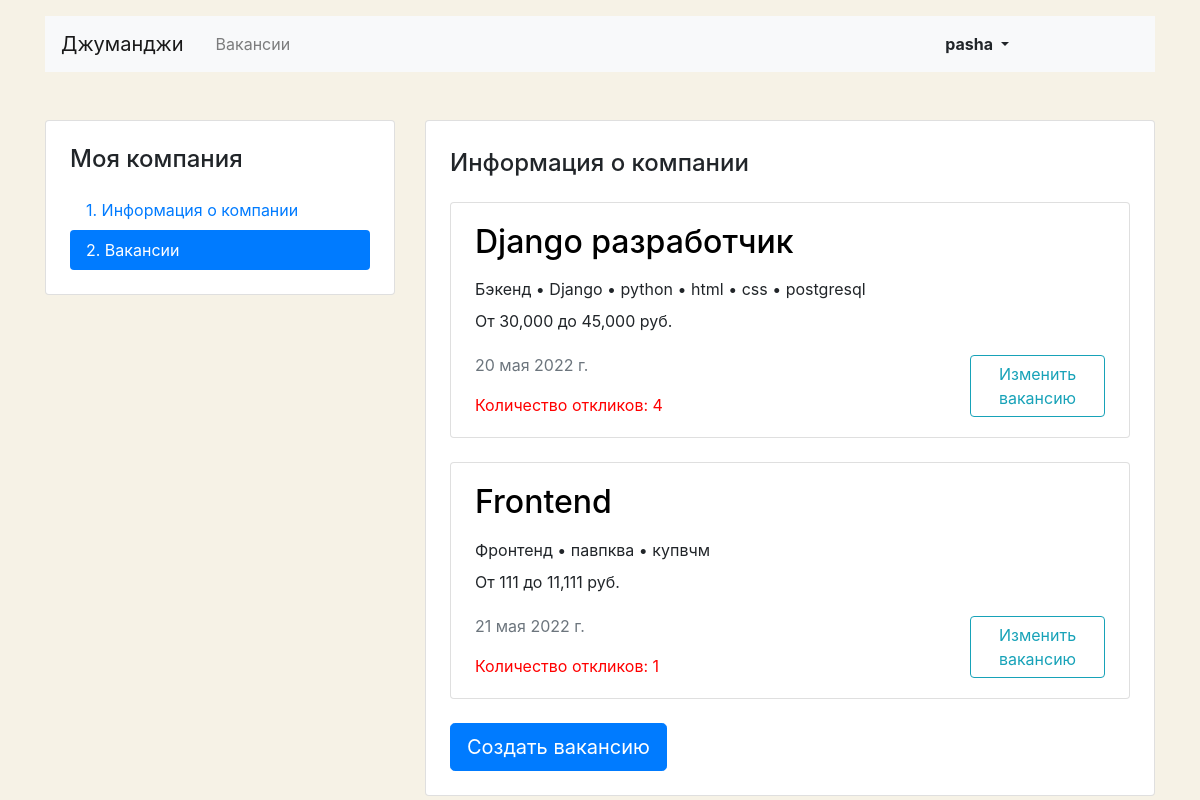
Screenshot of /mycompany/vacancies/ (signed in) with the database file from the repository.
### Jobs/models.py (models this page shows, shortened)
class User(AbstractUser):
    pass

class Vacansy(models.Model):
    title = models.CharField(max_length=64)
    specialty = models.ForeignKey(Specialty, on_delete=models.CASCADE, related_name='vacancies')
    company = models.ForeignKey(Company, on_delete=models.CASCADE, related_name='vacancies')
    skills = models.TextField()
    description = models.TextField()
    salary_min = models.IntegerField()
    salary_max = models.IntegerField()
    published_at = models.DateField(auto_now=False, auto_now_add=True)

class Specialty(models.Model):
    code = models.CharField(max_length=64)
    title = models.CharField(max_length=64)
    picture = models.ImageField(upload_to=MEDIA_SPECIALITY_IMAGE_DIR, default='https://place-hold.it/100x60')

### Jobs/companies/views.py (the view)
# urls.py: path('vacancies/', CompanyVacancies.as_view(), name='company_vacancies'),
class CompanyVacancies(ListView):
    template_name = 'companies/company_vacancies.html'
    def get(self, request, *args, **kwargs):
        vacancies = Vacansy.objects\
                                    .filter(company=request.user.company)\
                                    .select_related('specialty')\
                                    .annotate(apps=Count('applications'))
        return render(request, 'companies/company_vacancies.html', context={'vacancies': vacancies})

### Jobs/templatetags/mytags.py (called while the page is built)
@register.filter
@stringfilter
def num_space(value):
    return intcomma(value)

@register.filter
def get_skills(value):
    value = re.sub(r"\s+", u",", value)
    skills = value.split(',')
    return skills

### JorbJobs/templates/companies/company_vacancies.html (shortened to what this page needs)
{% extends 'base.html' %}
{% load mytags %}
{% block content %}
    <div class="row mt-5">
      <div class="col-12 col-lg-4">
        <aside class="pt-3 pb-4 px-4 mb-5 card">
          <h1 class="h4 pt-2 pb-2">Моя компания</h1>
          <div class="nav flex-column nav-pills">
            <a class="nav-link" href="{% url 'my_company' %}">1. Информация о&nbsp;компании</a>
            <a class="nav-link active" href="#">2. Вакансии</a>
          </div>
        </aside>
      </div>
      <div class="col-12 col-lg-8">
        <div class="card">
          <div class="card-body px-4 pb-4">
            <section class="tab-pane fade show active">
              <h2 class="h4 pt-2 pb-3">Информация о&nbsp;компании</h2>
              {% if vacancies %}
              {% for vacancy in vacancies %}
          <div class="card mb-4">
            <div class="card-body px-4">
              <div class="row">
                <div class="col-12 col-md-8 col-lg-9">
                  <h2 class="h2 pb-2"><a style="color:black" href="{% url 'vacancies_detail' vacancy.id %}">{{ vacancy.title }}</a></h2>
                  <p class="mb-2">{{ vacancy.specialty.title }} {% for skill in vacancy.skills|get_skills %} • {{skill}} {% endfor %}</p>
                  <p>От {{ vacancy.salary_min|num_space }} до {{ vacancy.salary_max|num_space }} руб.</p>
                  <p class="text-muted pt-1">{{ vacancy.published_at }}</p>
                  <a href="{% url 'company_applications' vacancy.id %}" style="color:red" class="text pt-1">Количество откликов: {{ vacancy.apps }}</a>
                </div>
                <div class="col-12 col-md-4 col-lg-3 d-flex align-items-end">
                  <a href="{% url 'company_vacancy_update' vacancy.id %}" class="btn d-flex btn-outline-info">Изменить вакансию</a>
                </div>
              </div>
            </div>
          </div>
              {% endfor %}
              {% else %}
              <p class="alert alert-primary" role="alert">У Вас пока еще нет вакансий</p>
              {% endif %}
              <a href="{% url 'company_vacancy_create' %}" class="btn btn-primary btn-lg">Создать вакансию</a>
            </section>
          </div>
        </div>
      </div>
    </div>
{% endblock %}

### JorbJobs/templates/base.html (shortened to what this page needs)
<!DOCTYPE html>
<html lang="ru">
<head>
  <link rel="stylesheet" href="https://stackpath.bootstrapcdn.com/bootstrap/4.3.1/css/bootstrap.min.css">
</head>
<body>
  <header class="container mt-3">
    <nav class="navbar navbar-expand-lg navbar-light bg-light">
      <a class="navbar-brand mr-4" href="{% url 'home' %}">Джуманджи</a>
      <div class="collapse navbar-collapse justify-content-between" id="navbarNav">
        <ul class="navbar-nav col-10">
          <li class="nav-item">
            <a class="nav-link" href="{% url 'all_vacancies' %}">Вакансии</a>
          </li>
        </ul>
        <ul class="navbar-nav col-2 justify-content-end">
          <li class="nav-item active">
            {% if user.is_authenticated %}
            <ul class="navbar-nav col-2 justify-content-end">
                <li class="nav-item active">
                  <div class="btn-group">
                    <button type="button" class="btn dropdown-toggle font-weight-bold" data-toggle="dropdown" aria-haspopup="true" aria-expanded="false">
                      {{ request.user }}
                    </button>
                  </div>
                </li>
             </ul>
            {% else %}
            <a href="{% url 'login' %}" class="nav-link font-weight-bold">Вход</a>
            {% endif %}
          </li>
        </ul>
      </div>
    </nav>
  </header>
  <main class="container mt-3">
      {% block content %}
      {% endblock %}
  </main>
</body>
</html>

### JorbJobs/templates/companies/company_vacancies.html (style rules this page uses)
body { background-color: #F6F2E6; }

### rows the page displays
User: user "pasha"
Vacansy: title "Django разработчик", specialty "Бэкенд", skills "Django" "python" "html" "css" "postgresql", salary_min|num_space "30,000", salary_max|num_space "45,000", published_at "20 мая 2022 г.", apps "4"
Vacansy: title "Frontend", specialty "Фронтенд", skills "павпква" "купвчм", salary_min|num_space "111", salary_max|num_space "11,111", published_at "21 мая 2022 г.", apps "1"
